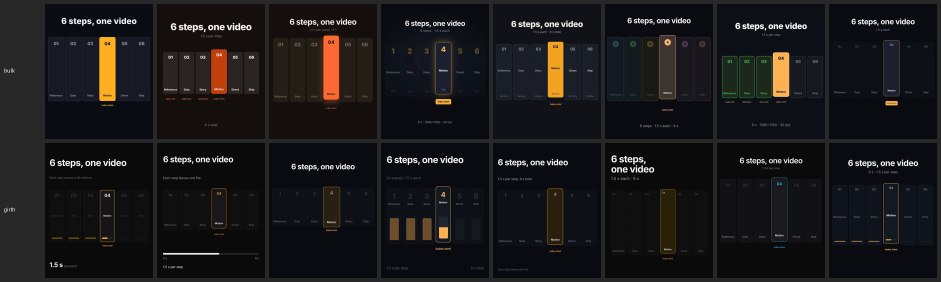
#> input picture examples/studio/sheet.png, 1882 x 564 px (shown at 1/2 size); its folder holds only this picture in this run
$ python qa.py ../../../examples/studio
#> lines starting #> are read from the running program, lines starting #| are printed output that depends on the picture
# Checks a rendered PNG sequence before encoding:
#   python3 qa.py frames/film
# - glitch frames: a grey background (GPU hiccup), a frame far darker than both neighbours,
#   or a black run longer than any dip in the edit
# - strobe: seconds whose mean frame-to-frame change is above STROBE (thin lines judder)
# - frozen: runs of FROZEN_S seconds or longer where nothing changes at all
import os
import sys

import numpy as np
from PIL import Image

STROBE, FROZEN_S, BLACK_S, FPS = 8.0, 1.5, 1.0, 24
d = sys.argv[1]
names = sorted(n for n in os.listdir(d) if n.endswith('.png'))


def load(n):
#> called with n = 'sheet.png'
    return np.asarray(Image.open(os.path.join(d, n)).convert('L').resize((480, 270)), dtype=np.float32)
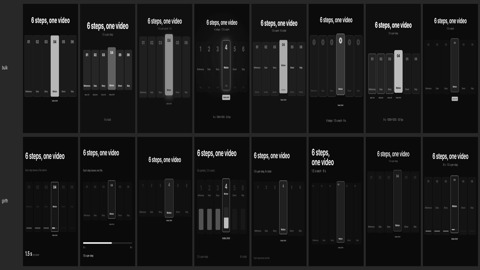
#> returned value: shape (270, 480) float32; min 0, max 236, mean 25.2


frames = [load(n) for n in names]
#> frames = 1 item
bad = []
for i, a in enumerate(frames):
    if np.median(a) > 12:
        bad.append((names[i], 'grey background'))
    if 0 < i < len(frames) - 1:
        lo = min(frames[i - 1].mean(), frames[i + 1].mean())
        if lo > 4 and a.mean() < 0.3 * lo:
            bad.append((names[i], 'black frame between lit neighbours'))
#> this loop made 1 pass
#> after the loop, bad = [('sheet.png', 'grey background')]
# a lost GPU context keeps writing black frames without an error; real dips last under BLACK_S
run = 0
for i, a in enumerate(frames + [None]):
    if a is not None and a.mean() < 0.3:
        run += 1
        continue
    if run > BLACK_S * FPS:
        bad.append((f'{names[i - run]}..{names[i - 1]}', f'{run / FPS:.1f}s of black'))
    run = 0
#> this loop made 2 passes
steps = np.array([np.abs(frames[i + 1] - frames[i]).mean() for i in range(len(frames) - 1)])
#> steps = empty array
strobe = [(s, steps[s * FPS:(s + 1) * FPS].mean()) for s in range(len(steps) // FPS)
          if steps[s * FPS:(s + 1) * FPS].mean() > STROBE]
#> strobe = []
frozen, run = [], 0
for i, v in enumerate(steps):
    run = run + 1 if v < 0.02 else 0
    if run == int(FROZEN_S * FPS):
        frozen.append((i + 1 - run) / FPS)
#> this loop made 0 passes
#> after the loop, frozen = []

for n, why in bad:
    print(f'GLITCH {n}: {why}')
#> this loop made 1 pass
#| GLITCH sheet.png: grey background
for sec, v in strobe:
    print(f'STROBE {sec}s: {v:.1f}')
for t in frozen:
    print(f'FROZEN from {t:.1f}s')
print(f'{len(frames)} frames, {len(bad)} glitches, {len(strobe)} strobing seconds, {len(frozen)} frozen holds')
#| 1 frames, 1 glitches, 0 strobing seconds, 0 frozen holds
#> (the run stopped early here; a loop or call above may not have finished)
